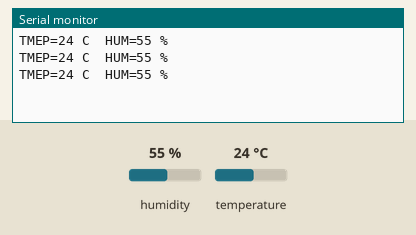
Bench run of a sketch on a simulated Arduino Uno, built with avr-gcc and run on an emulated ATmega328P. Parts: the last lines printed to the serial monitor. Inputs (shaded band) come from the test bench; at power-on: humidity 55 %, temperature 24 °C.

Above: at 1.3 s.
1.4 s: humidity set to 22 %
At 2.0 s:
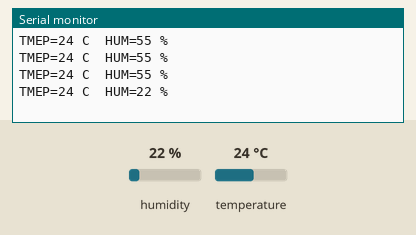
2.9 s: temperature set to 12 °C
At 3.5 s:
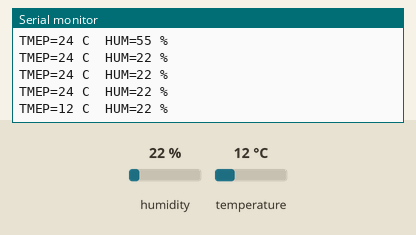
4.4 s: humidity set to 40 %
At 5.2 s:
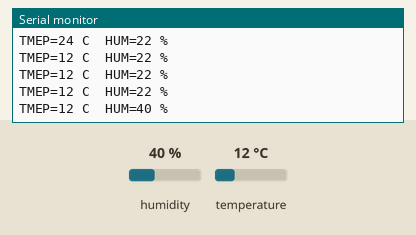
Timing chart, 0 to 7.4 s (numbered marks = the images above; inputs shaded):
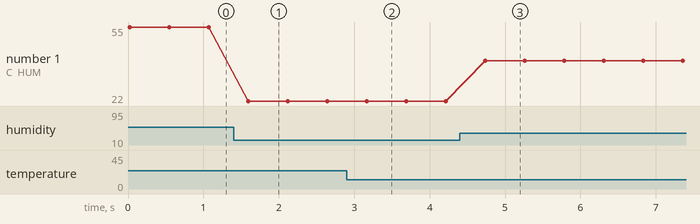

The sketch:

DHT11.ino
```cpp
#include <DHT.h>
#include <DHT_U.h>

dht11 DHT11;
#define DHT11PIN 8
void setup() {
  // put your setup code here, to run once:
Serial.begin(9600);
}

void loop() {
  // put your main code here, to run repeatedly:
DHT11.read(DHT11PIN);
Serial.print("TMEP=");
Serial.print(DHT11.temperature);
Serial.print(" C");
Serial.print('\t');
Serial.print("HUM=");
Serial.print(DHT11.humidity);
Serial.println(" %");
delay(500);

}
```

Measured:
- after the input at 1.4 s, the serial monitor: prints a new line after 0.19 s (image 1)
- after the input at 2.9 s, the serial monitor: prints a new line after 0.26 s (image 2)
- after the input at 4.4 s, the serial monitor: prints a new line after 0.34 s (image 3)
- plotted number 1: 55 → 22 after the input at 1.4 s, 22 → 40 after the input at 4.4 s
